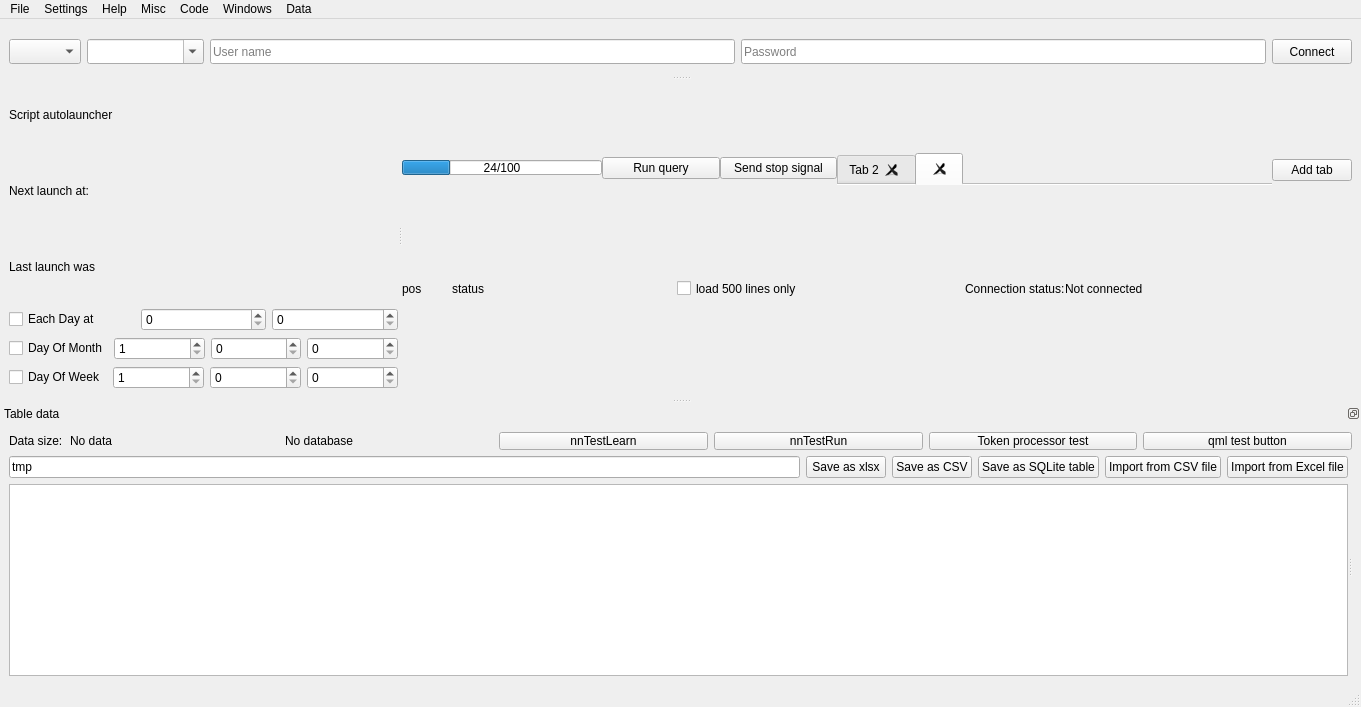
<?xml version="1.0" encoding="UTF-8"?>
<ui version="4.0">
 <class>LoaderWidnow</class>
 <widget class="QMainWindow" name="LoaderWidnow">
  <property name="geometry">
   <rect>
    <x>0</x>
    <y>0</y>
    <width>1361</width>
    <height>707</height>
   </rect>
  </property>
  <property name="sizePolicy">
   <sizepolicy hsizetype="Preferred" vsizetype="Preferred">
    <horstretch>0</horstretch>
    <verstretch>0</verstretch>
   </sizepolicy>
  </property>
  <property name="windowTitle">
   <string>Loader</string>
  </property>
  <property name="windowOpacity">
   <double>1.000000000000000</double>
  </property>
  <widget class="QWidget" name="centralwidget">
   <layout class="QVBoxLayout" name="verticalLayout_6">
    <property name="sizeConstraint">
     <enum>QLayout::SizeConstraint::SetNoConstraint</enum>
    </property>
    <item>
     <widget class="QSplitter" name="splitter">
      <property name="orientation">
       <enum>Qt::Orientation::Vertical</enum>
      </property>
      <widget class="QWidget" name="verticalLayoutWidget_2">
       <layout class="QVBoxLayout" name="verticalLayout">
        <property name="bottomMargin">
         <number>0</number>
        </property>
        <item>
         <layout class="QHBoxLayout" name="horizontalLayout">
          <property name="sizeConstraint">
           <enum>QLayout::SizeConstraint::SetNoConstraint</enum>
          </property>
          <item>
           <widget class="QComboBox" name="driverComboBox">
            <property name="minimumSize">
             <size>
              <width>50</width>
              <height>0</height>
             </size>
            </property>
            <property name="maximumSize">
             <size>
              <width>16777215</width>
              <height>25</height>
             </size>
            </property>
            <property name="placeholderText">
             <string>Driver</string>
            </property>
           </widget>
          </item>
          <item>
           <widget class="QComboBox" name="DBNameComboBox">
            <property name="minimumSize">
             <size>
              <width>110</width>
              <height>0</height>
             </size>
            </property>
            <property name="maximumSize">
             <size>
              <width>16777215</width>
              <height>25</height>
             </size>
            </property>
            <property name="editable">
             <bool>true</bool>
            </property>
            <property name="placeholderText">
             <string>Database name</string>
            </property>
           </widget>
          </item>
          <item>
           <widget class="QLineEdit" name="userNameLineEdit">
            <property name="maximumSize">
             <size>
              <width>16777215</width>
              <height>25</height>
             </size>
            </property>
            <property name="placeholderText">
             <string>User name</string>
            </property>
           </widget>
          </item>
          <item>
           <widget class="QLineEdit" name="passwordLineEdit">
            <property name="maximumSize">
             <size>
              <width>16777215</width>
              <height>25</height>
             </size>
            </property>
            <property name="echoMode">
             <enum>QLineEdit::EchoMode::Password</enum>
            </property>
            <property name="placeholderText">
             <string>Password</string>
            </property>
           </widget>
          </item>
          <item>
           <widget class="QPushButton" name="ConnectButton">
            <property name="maximumSize">
             <size>
              <width>16777215</width>
              <height>25</height>
             </size>
            </property>
            <property name="text">
             <string>Connect</string>
            </property>
           </widget>
          </item>
          <item>
           <layout class="QHBoxLayout" name="horizontalLayout_2"/>
          </item>
         </layout>
        </item>
       </layout>
      </widget>
      <widget class="QSplitter" name="CodeEditorSplitter">
       <property name="orientation">
        <enum>Qt::Orientation::Horizontal</enum>
       </property>
       <widget class="QWidget" name="verticalLayoutWidget_5">
        <layout class="QVBoxLayout" name="workspace_layout">
         <item>
          <layout class="QVBoxLayout" name="timerLayout">
           <property name="sizeConstraint">
            <enum>QLayout::SizeConstraint::SetNoConstraint</enum>
           </property>
           <item>
            <widget class="QLabel" name="timerMainLabel">
             <property name="maximumSize">
              <size>
               <width>16777215</width>
               <height>100</height>
              </size>
             </property>
             <property name="text">
              <string>Script autolauncher</string>
             </property>
            </widget>
           </item>
           <item>
            <widget class="QLabel" name="timerRemainingTime">
             <property name="maximumSize">
              <size>
               <width>16777215</width>
               <height>100</height>
              </size>
             </property>
             <property name="text">
              <string>Next launch at:</string>
             </property>
            </widget>
           </item>
           <item>
            <widget class="QLabel" name="timerLastLaunchTime">
             <property name="maximumSize">
              <size>
               <width>16777215</width>
               <height>100</height>
              </size>
             </property>
             <property name="text">
              <string>Last launch was </string>
             </property>
            </widget>
           </item>
           <item>
            <layout class="QHBoxLayout" name="horizontalLayout_5">
             <item>
              <widget class="QCheckBox" name="timer_checkBox">
               <property name="text">
                <string>Each Day at</string>
               </property>
              </widget>
             </item>
             <item>
              <widget class="QSpinBox" name="timerHourDaily">
               <property name="maximum">
                <number>24</number>
               </property>
              </widget>
             </item>
             <item>
              <widget class="QSpinBox" name="timerMinuteDaily">
               <property name="maximum">
                <number>59</number>
               </property>
              </widget>
             </item>
            </layout>
           </item>
           <item>
            <layout class="QHBoxLayout" name="horizontalLayout_6">
             <item>
              <widget class="QCheckBox" name="timer_checkBox_2">
               <property name="text">
                <string>Day Of Month</string>
               </property>
              </widget>
             </item>
             <item>
              <widget class="QSpinBox" name="timerdayMonthly">
               <property name="minimum">
                <number>1</number>
               </property>
               <property name="maximum">
                <number>31</number>
               </property>
              </widget>
             </item>
             <item>
              <widget class="QSpinBox" name="timerHourMonthly">
               <property name="maximum">
                <number>24</number>
               </property>
              </widget>
             </item>
             <item>
              <widget class="QSpinBox" name="timerMinuteMonthly">
               <property name="maximum">
                <number>59</number>
               </property>
              </widget>
             </item>
            </layout>
           </item>
           <item>
            <layout class="QHBoxLayout" name="horizontalLayout_7">
             <item>
              <widget class="QCheckBox" name="timer_checkBox_3">
               <property name="text">
                <string>Day Of Week</string>
               </property>
              </widget>
             </item>
             <item>
              <widget class="QSpinBox" name="timerDayWeekly">
               <property name="minimum">
                <number>1</number>
               </property>
               <property name="maximum">
                <number>7</number>
               </property>
              </widget>
             </item>
             <item>
              <widget class="QSpinBox" name="timerHourWeekly"/>
             </item>
             <item>
              <widget class="QSpinBox" name="timerMinuteWeekly"/>
             </item>
            </layout>
           </item>
          </layout>
         </item>
        </layout>
       </widget>
       <widget class="QWidget" name="verticalLayoutWidget_3">
        <layout class="QVBoxLayout" name="verticalLayout_3">
         <property name="spacing">
          <number>3</number>
         </property>
         <item>
          <layout class="QHBoxLayout" name="horizontalLayout_9">
           <property name="spacing">
            <number>0</number>
           </property>
           <property name="sizeConstraint">
            <enum>QLayout::SizeConstraint::SetNoConstraint</enum>
           </property>
           <property name="leftMargin">
            <number>0</number>
           </property>
           <property name="topMargin">
            <number>0</number>
           </property>
           <property name="rightMargin">
            <number>0</number>
           </property>
           <property name="bottomMargin">
            <number>0</number>
           </property>
           <item>
            <layout class="QHBoxLayout" name="codeStatuBar">
             <property name="sizeConstraint">
              <enum>QLayout::SizeConstraint::SetNoConstraint</enum>
             </property>
             <property name="bottomMargin">
              <number>5</number>
             </property>
             <item>
              <widget class="QProgressBar" name="exportProgressBar">
               <property name="minimumSize">
                <size>
                 <width>200</width>
                 <height>0</height>
                </size>
               </property>
               <property name="maximumSize">
                <size>
                 <width>200</width>
                 <height>15</height>
                </size>
               </property>
               <property name="value">
                <number>24</number>
               </property>
               <property name="format">
                <string>%v/%m</string>
               </property>
              </widget>
             </item>
             <item>
              <widget class="QPushButton" name="pushButton_3">
               <property name="maximumSize">
                <size>
                 <width>150</width>
                 <height>16777215</height>
                </size>
               </property>
               <property name="text">
                <string>Run query</string>
               </property>
              </widget>
             </item>
             <item>
              <widget class="QPushButton" name="stopLoadingQueryButton">
               <property name="maximumSize">
                <size>
                 <width>150</width>
                 <height>16777215</height>
                </size>
               </property>
               <property name="text">
                <string>Send stop signal</string>
               </property>
              </widget>
             </item>
            </layout>
           </item>
           <item>
            <widget class="QTabWidget" name="tabWidget">
             <property name="maximumSize">
              <size>
               <width>16777215</width>
               <height>35</height>
              </size>
             </property>
             <property name="currentIndex">
              <number>1</number>
             </property>
             <property name="documentMode">
              <bool>true</bool>
             </property>
             <property name="tabsClosable">
              <bool>true</bool>
             </property>
             <property name="movable">
              <bool>true</bool>
             </property>
             <property name="tabBarAutoHide">
              <bool>false</bool>
             </property>
             <widget class="QWidget" name="tab_4">
              <attribute name="title">
               <string>Tab 2</string>
              </attribute>
             </widget>
             <widget class="QWidget" name="widget">
              <attribute name="title">
               <string/>
              </attribute>
              <layout class="QHBoxLayout" name="horizontalLayout_8"/>
             </widget>
            </widget>
           </item>
           <item>
            <widget class="QPushButton" name="pushButton_4">
             <property name="text">
              <string>Add tab</string>
             </property>
            </widget>
           </item>
          </layout>
         </item>
         <item>
          <layout class="QHBoxLayout" name="horizontalLayout_11">
           <property name="spacing">
            <number>0</number>
           </property>
           <property name="leftMargin">
            <number>0</number>
           </property>
           <property name="topMargin">
            <number>0</number>
           </property>
           <property name="rightMargin">
            <number>0</number>
           </property>
           <property name="bottomMargin">
            <number>0</number>
           </property>
           <item>
            <widget class="QLabel" name="textPosLabel">
             <property name="maximumSize">
              <size>
               <width>50</width>
               <height>15</height>
              </size>
             </property>
             <property name="layoutDirection">
              <enum>Qt::LayoutDirection::LeftToRight</enum>
             </property>
             <property name="text">
              <string>pos</string>
             </property>
             <property name="alignment">
              <set>Qt::AlignmentFlag::AlignLeading|Qt::AlignmentFlag::AlignLeft|Qt::AlignmentFlag::AlignVCenter</set>
             </property>
            </widget>
           </item>
           <item>
            <widget class="QLabel" name="miscStatusLabel">
             <property name="sizePolicy">
              <sizepolicy hsizetype="Preferred" vsizetype="Minimum">
               <horstretch>0</horstretch>
               <verstretch>0</verstretch>
              </sizepolicy>
             </property>
             <property name="minimumSize">
              <size>
               <width>225</width>
               <height>20</height>
              </size>
             </property>
             <property name="maximumSize">
              <size>
               <width>225</width>
               <height>40</height>
              </size>
             </property>
             <property name="text">
              <string>status</string>
             </property>
             <property name="wordWrap">
              <bool>true</bool>
             </property>
            </widget>
           </item>
           <item>
            <widget class="QCheckBox" name="the500LinesCheckBox">
             <property name="maximumSize">
              <size>
               <width>16777215</width>
               <height>15</height>
              </size>
             </property>
             <property name="text">
              <string>load 500 lines only</string>
             </property>
            </widget>
           </item>
           <item>
            <widget class="QLabel" name="connectionStatusLabel">
             <property name="maximumSize">
              <size>
               <width>100</width>
               <height>40</height>
              </size>
             </property>
             <property name="text">
              <string>Connection status:</string>
             </property>
            </widget>
           </item>
           <item>
            <widget class="QLabel" name="connectionStatusLabel_2">
             <property name="sizePolicy">
              <sizepolicy hsizetype="Preferred" vsizetype="Minimum">
               <horstretch>0</horstretch>
               <verstretch>0</verstretch>
              </sizepolicy>
             </property>
             <property name="maximumSize">
              <size>
               <width>16777215</width>
               <height>50</height>
              </size>
             </property>
             <property name="text">
              <string>Not connected</string>
             </property>
             <property name="wordWrap">
              <bool>true</bool>
             </property>
            </widget>
           </item>
          </layout>
         </item>
         <item>
          <layout class="QVBoxLayout" name="edit_layout"/>
         </item>
        </layout>
       </widget>
      </widget>
     </widget>
    </item>
   </layout>
  </widget>
  <widget class="QMenuBar" name="menubar">
   <property name="geometry">
    <rect>
     <x>0</x>
     <y>0</y>
     <width>1361</width>
     <height>21</height>
    </rect>
   </property>
   <widget class="QMenu" name="menufile">
    <property name="title">
     <string>File</string>
    </property>
    <addaction name="actionNew_window"/>
    <addaction name="separator"/>
    <addaction name="actionSave_workspace"/>
   </widget>
   <widget class="QMenu" name="menuSettings">
    <property name="title">
     <string>Settings</string>
    </property>
    <addaction name="actionUserTheme"/>
   </widget>
   <widget class="QMenu" name="menuAbout">
    <property name="title">
     <string>Help</string>
    </property>
    <addaction name="actionsubfunction_docs"/>
   </widget>
   <widget class="QMenu" name="menuMisc">
    <property name="title">
     <string>Misc</string>
    </property>
    <addaction name="actionRun_token_processor"/>
    <addaction name="actionNN_Learn_first_column"/>
    <addaction name="actionNN_Run"/>
    <addaction name="actionOpen_QML_form"/>
    <addaction name="actionSplit_column"/>
   </widget>
   <widget class="QMenu" name="menuCode">
    <property name="title">
     <string>Code</string>
    </property>
    <addaction name="actionRun"/>
    <addaction name="actionCommentSelected"/>
    <addaction name="actionReplace"/>
    <addaction name="actionCopy_last_launched_sql"/>
   </widget>
   <widget class="QMenu" name="menuWindows">
    <property name="title">
     <string>Windows</string>
    </property>
    <addaction name="actionGraph"/>
    <addaction name="actionHistory"/>
    <addaction name="actionWorkspaces"/>
    <addaction name="actionAutorun"/>
    <addaction name="actionDescriber"/>
   </widget>
   <widget class="QMenu" name="menuData">
    <property name="title">
     <string>Data</string>
    </property>
    <addaction name="actionSave_as_excel"/>
    <addaction name="actionSave_as_csv"/>
    <addaction name="actionSave_as_SQLite_table"/>
    <addaction name="actionImport_from_xlsx_file"/>
    <addaction name="actionImport_from_csv_file"/>
    <addaction name="actionOpen_export_directory"/>
    <addaction name="actionOpen_last_excel_export"/>
   </widget>
   <addaction name="menufile"/>
   <addaction name="menuSettings"/>
   <addaction name="menuAbout"/>
   <addaction name="menuMisc"/>
   <addaction name="menuCode"/>
   <addaction name="menuWindows"/>
   <addaction name="menuData"/>
  </widget>
  <widget class="QStatusBar" name="statusbar"/>
  <widget class="QDockWidget" name="dockWidget">
   <property name="features">
    <set>QDockWidget::DockWidgetFeature::DockWidgetFloatable|QDockWidget::DockWidgetFeature::DockWidgetMovable</set>
   </property>
   <property name="windowTitle">
    <string>Table data</string>
   </property>
   <attribute name="dockWidgetArea">
    <number>8</number>
   </attribute>
   <widget class="QWidget" name="dockWidgetContents">
    <layout class="QVBoxLayout" name="verticalLayout_4">
     <property name="sizeConstraint">
      <enum>QLayout::SizeConstraint::SetNoConstraint</enum>
     </property>
     <item>
      <layout class="QHBoxLayout" name="horizontalLayout_3">
       <property name="sizeConstraint">
        <enum>QLayout::SizeConstraint::SetNoConstraint</enum>
       </property>
       <item>
        <widget class="QLabel" name="dataSizeLabel">
         <property name="minimumSize">
          <size>
           <width>55</width>
           <height>15</height>
          </size>
         </property>
         <property name="maximumSize">
          <size>
           <width>55</width>
           <height>18</height>
          </size>
         </property>
         <property name="text">
          <string>Data size:</string>
         </property>
        </widget>
       </item>
       <item>
        <widget class="QLabel" name="dataSizeLabel_2">
         <property name="sizePolicy">
          <sizepolicy hsizetype="Preferred" vsizetype="Minimum">
           <horstretch>0</horstretch>
           <verstretch>0</verstretch>
          </sizepolicy>
         </property>
         <property name="minimumSize">
          <size>
           <width>0</width>
           <height>15</height>
          </size>
         </property>
         <property name="maximumSize">
          <size>
           <width>16777215</width>
           <height>18</height>
          </size>
         </property>
         <property name="text">
          <string>No data</string>
         </property>
        </widget>
       </item>
       <item>
        <widget class="QLabel" name="tableDBNameLabel">
         <property name="minimumSize">
          <size>
           <width>125</width>
           <height>15</height>
          </size>
         </property>
         <property name="maximumSize">
          <size>
           <width>250</width>
           <height>30</height>
          </size>
         </property>
         <property name="text">
          <string>No database</string>
         </property>
         <property name="wordWrap">
          <bool>true</bool>
         </property>
        </widget>
       </item>
       <item>
        <widget class="QPushButton" name="nnTestLearn">
         <property name="minimumSize">
          <size>
           <width>0</width>
           <height>15</height>
          </size>
         </property>
         <property name="maximumSize">
          <size>
           <width>16777215</width>
           <height>18</height>
          </size>
         </property>
         <property name="text">
          <string>nnTestLearn</string>
         </property>
        </widget>
       </item>
       <item>
        <widget class="QPushButton" name="nnTestRun">
         <property name="minimumSize">
          <size>
           <width>0</width>
           <height>15</height>
          </size>
         </property>
         <property name="maximumSize">
          <size>
           <width>16777215</width>
           <height>18</height>
          </size>
         </property>
         <property name="text">
          <string>nnTestRun</string>
         </property>
        </widget>
       </item>
       <item>
        <widget class="QPushButton" name="pushButton_2">
         <property name="minimumSize">
          <size>
           <width>0</width>
           <height>15</height>
          </size>
         </property>
         <property name="maximumSize">
          <size>
           <width>16777215</width>
           <height>18</height>
          </size>
         </property>
         <property name="text">
          <string>Token processor test</string>
         </property>
        </widget>
       </item>
       <item>
        <widget class="QPushButton" name="pushButton">
         <property name="minimumSize">
          <size>
           <width>0</width>
           <height>15</height>
          </size>
         </property>
         <property name="maximumSize">
          <size>
           <width>16777215</width>
           <height>18</height>
          </size>
         </property>
         <property name="text">
          <string>qml test button</string>
         </property>
        </widget>
       </item>
      </layout>
     </item>
     <item>
      <widget class="QSplitter" name="splitter_2">
       <property name="orientation">
        <enum>Qt::Orientation::Horizontal</enum>
       </property>
       <widget class="QWidget" name="layoutWidget">
        <layout class="QVBoxLayout" name="verticalLayout_2">
         <property name="sizeConstraint">
          <enum>QLayout::SizeConstraint::SetNoConstraint</enum>
         </property>
         <item>
          <layout class="QHBoxLayout" name="horizontalLayout_4">
           <property name="sizeConstraint">
            <enum>QLayout::SizeConstraint::SetNoConstraint</enum>
           </property>
           <item>
            <widget class="QLineEdit" name="saveLineEdit">
             <property name="maximumSize">
              <size>
               <width>16777215</width>
               <height>25</height>
              </size>
             </property>
             <property name="text">
              <string>tmp</string>
             </property>
             <property name="placeholderText">
              <string>Save name</string>
             </property>
            </widget>
           </item>
           <item>
            <widget class="QPushButton" name="SaveXLSXButton">
             <property name="maximumSize">
              <size>
               <width>16777215</width>
               <height>25</height>
              </size>
             </property>
             <property name="toolTip">
              <string/>
             </property>
             <property name="toolTipDuration">
              <number>-1</number>
             </property>
             <property name="text">
              <string>Save as xlsx</string>
             </property>
            </widget>
           </item>
           <item>
            <widget class="QPushButton" name="SaveCSVButton">
             <property name="maximumSize">
              <size>
               <width>16777215</width>
               <height>25</height>
              </size>
             </property>
             <property name="toolTip">
              <string/>
             </property>
             <property name="text">
              <string>Save as CSV</string>
             </property>
            </widget>
           </item>
           <item>
            <widget class="QPushButton" name="SaveSQLiteButton">
             <property name="maximumSize">
              <size>
               <width>16777215</width>
               <height>25</height>
              </size>
             </property>
             <property name="contextMenuPolicy">
              <enum>Qt::ContextMenuPolicy::PreventContextMenu</enum>
             </property>
             <property name="toolTip">
              <string/>
             </property>
             <property name="statusTip">
              <string/>
             </property>
             <property name="whatsThis">
              <string/>
             </property>
             <property name="text">
              <string>Save as SQLite table</string>
             </property>
            </widget>
           </item>
           <item>
            <widget class="QPushButton" name="ImportFromCSVButton">
             <property name="text">
              <string>Import from CSV file</string>
             </property>
            </widget>
           </item>
           <item>
            <widget class="QPushButton" name="importFromExcelButton">
             <property name="text">
              <string>Import from Excel file</string>
             </property>
            </widget>
           </item>
          </layout>
         </item>
         <item>
          <widget class="QTableWidget" name="tableWidget">
           <property name="toolTip">
            <string extracomment="CTRL + SHIFT + C to copy with SQL formating"/>
           </property>
          </widget>
         </item>
        </layout>
       </widget>
       <widget class="QWidget" name="layoutWidget">
        <layout class="QVBoxLayout" name="graph_layout">
         <property name="sizeConstraint">
          <enum>QLayout::SizeConstraint::SetNoConstraint</enum>
         </property>
        </layout>
       </widget>
      </widget>
     </item>
    </layout>
   </widget>
  </widget>
  <action name="actionUserTheme">
   <property name="text">
    <string>UserTheme</string>
   </property>
  </action>
  <action name="actionKey_bindings">
   <property name="text">
    <string>Key bindings</string>
   </property>
  </action>
  <action name="actionsubfunction_docs">
   <property name="text">
    <string>Documentation</string>
   </property>
  </action>
  <action name="actionno">
   <property name="text">
    <string>no.</string>
   </property>
  </action>
  <action name="actionRun_token_processor">
   <property name="text">
    <string>Run token processor</string>
   </property>
  </action>
  <action name="actionNN_Learn_first_column">
   <property name="text">
    <string>NN Learn first column</string>
   </property>
  </action>
  <action name="actionNN_Run">
   <property name="text">
    <string>NN Run</string>
   </property>
  </action>
  <action name="actionOpen_QML_form">
   <property name="text">
    <string>Open QML form</string>
   </property>
  </action>
  <action name="actionRun">
   <property name="text">
    <string>Run</string>
   </property>
   <property name="shortcut">
    <string>Ctrl+Return</string>
   </property>
  </action>
  <action name="actionNew_window">
   <property name="text">
    <string>New window</string>
   </property>
   <property name="shortcut">
    <string>Ctrl+Alt+N</string>
   </property>
  </action>
  <action name="actionGraph">
   <property name="text">
    <string>Graph</string>
   </property>
   <property name="shortcut">
    <string>Ctrl+G</string>
   </property>
  </action>
  <action name="actionHistory">
   <property name="text">
    <string>History</string>
   </property>
   <property name="shortcut">
    <string>Ctrl+H</string>
   </property>
  </action>
  <action name="actionWorkspaces">
   <property name="text">
    <string>Workspaces</string>
   </property>
   <property name="shortcut">
    <string>Ctrl+W</string>
   </property>
  </action>
  <action name="actionAutorun">
   <property name="text">
    <string>Autorun</string>
   </property>
   <property name="shortcut">
    <string>Ctrl+T</string>
   </property>
  </action>
  <action name="actionCommentSelected">
   <property name="text">
    <string>CommentSelected</string>
   </property>
   <property name="shortcut">
    <string>Ctrl+B</string>
   </property>
  </action>
  <action name="actionMove_right">
   <property name="text">
    <string>Move right</string>
   </property>
  </action>
  <action name="actionMove_left">
   <property name="text">
    <string>Move left</string>
   </property>
  </action>
  <action name="actionOpen_export_directory">
   <property name="text">
    <string>Open export directory</string>
   </property>
   <property name="shortcut">
    <string>Ctrl+Alt+O</string>
   </property>
  </action>
  <action name="actionOpen_last_excel_export">
   <property name="text">
    <string>Open last excel export</string>
   </property>
   <property name="shortcut">
    <string>Ctrl+O</string>
   </property>
  </action>
  <action name="actionReplace">
   <property name="text">
    <string>Replace</string>
   </property>
   <property name="shortcut">
    <string>Ctrl+F</string>
   </property>
  </action>
  <action name="actionSave_workspace">
   <property name="text">
    <string>Save workspace</string>
   </property>
   <property name="shortcut">
    <string>Ctrl+S</string>
   </property>
  </action>
  <action name="actionSave_as_excel">
   <property name="text">
    <string>Save as xlsx</string>
   </property>
   <property name="shortcut">
    <string>Ctrl+E</string>
   </property>
  </action>
  <action name="actionSave_as_csv">
   <property name="text">
    <string>Save as csv</string>
   </property>
  </action>
  <action name="actionSave_as_SQLite_table">
   <property name="text">
    <string>Save as SQLite table</string>
   </property>
  </action>
  <action name="actionImport_from_xlsx_file">
   <property name="text">
    <string>Import from xlsx file</string>
   </property>
  </action>
  <action name="actionImport_from_csv_file">
   <property name="text">
    <string>Import from csv file</string>
   </property>
  </action>
  <action name="actionDescriber">
   <property name="text">
    <string>Describer</string>
   </property>
   <property name="shortcut">
    <string>Ctrl+D</string>
   </property>
  </action>
  <action name="actionCopy_last_launched_sql">
   <property name="text">
    <string>Copy last launched sql</string>
   </property>
  </action>
  <action name="actionSplit_column">
   <property name="text">
    <string>Split column</string>
   </property>
  </action>
 </widget>
 <resources/>
 <connections/>
</ui>
